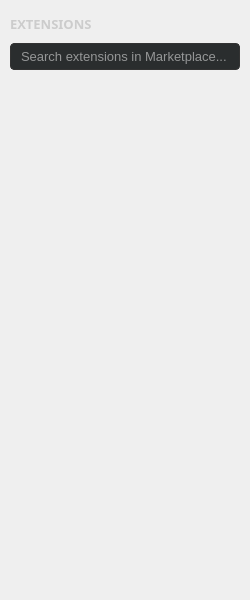
<?xml version="1.0" encoding="UTF-8"?>
<ui version="4.0">
 <class>LosPlugUi</class>
 <widget class="QWidget" name="LosPlugUi">
  <property name="geometry">
   <rect>
    <x>0</x>
    <y>0</y>
    <width>250</width>
    <height>600</height>
   </rect>
  </property>
  <property name="windowTitle">
   <string>Extensions</string>
  </property>
  <layout class="QVBoxLayout" name="verticalLayout">
   <property name="spacing">
    <number>10</number>
   </property>
   <property name="leftMargin">
    <number>10</number>
   </property>
   <property name="topMargin">
    <number>15</number>
   </property>
   <property name="rightMargin">
    <number>10</number>
   </property>
   <property name="bottomMargin">
    <number>10</number>
   </property>
   <item>
    <widget class="QLabel" name="titleLabel">
     <property name="text">
      <string>EXTENSIONS</string>
     </property>
     <property name="font">
      <font>
       <family>JetBrains Mono</family>
       <pointsize>10</pointsize>
       <weight>75</weight>
       <bold>true</bold>
      </font>
     </property>
     <property name="styleSheet">
      <string>color: #cccccc;</string>
     </property>
    </widget>
   </item>
   <item>
    <widget class="QLineEdit" name="searchLineEdit">
     <property name="placeholderText">
      <string>Search extensions in Marketplace...</string>
     </property>
     <property name="styleSheet">
      <string>
        QLineEdit {
            background-color: #2a2d2e;
            color: #ffffff;
            border: 1px solid #333333;
            border-radius: 4px;
            padding: 4px 8px;
            font-family: &quot;Microsoft YaHei&quot;, sans-serif;
            font-size: 13px;
        }
        QLineEdit:focus {
            border: 1px solid #007acc;
        }
      </string>
     </property>
    </widget>
   </item>
   <item>
    <widget class="QListWidget" name="extensionsList">
     <property name="frameShape">
      <enum>QFrame::NoFrame</enum>
     </property>
     <property name="styleSheet">
      <string>
        QListWidget {
            background-color: transparent;
            color: #d4d4d4;
            font-family: &quot;Microsoft YaHei&quot;, sans-serif;
            outline: none;
        }
        QListWidget::item {
            padding: 8px;
            border-radius: 4px;
            border-bottom: 1px solid #222222;
        }
        QListWidget::item:hover {
            background-color: #2a2d2e;
        }
        QListWidget::item:selected {
            background-color: #37373d;
            color: #ffffff;
        }
      </string>
     </property>
    </widget>
   </item>
  </layout>
 </widget>
 <resources/>
 <connections/>
</ui>
